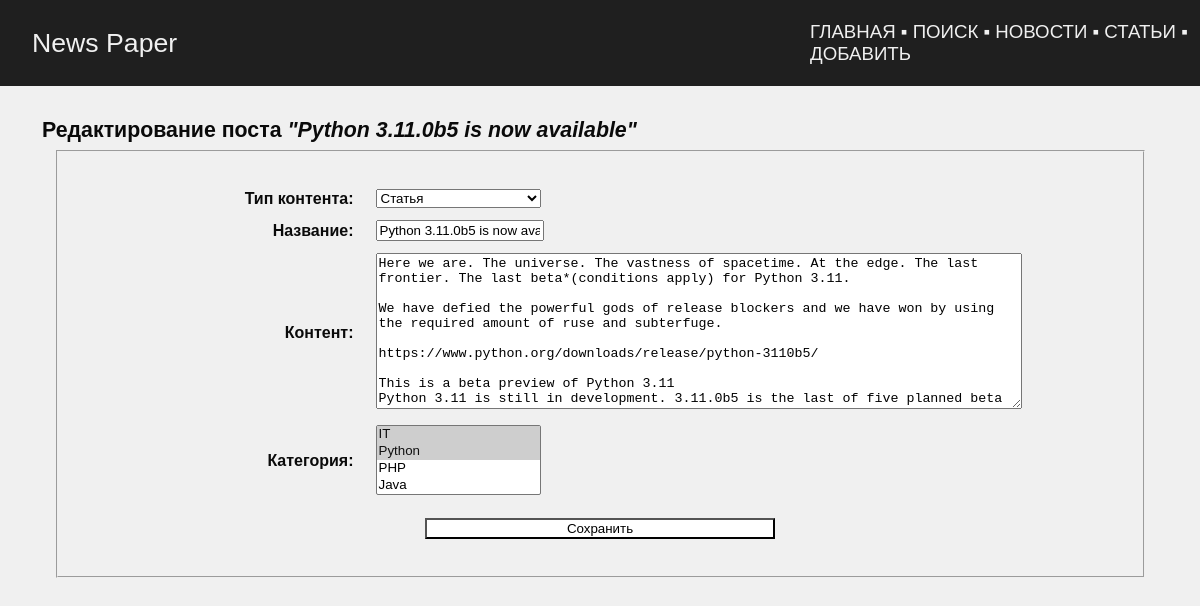
Page /edit/59/ (signed in) on the earlier database version.
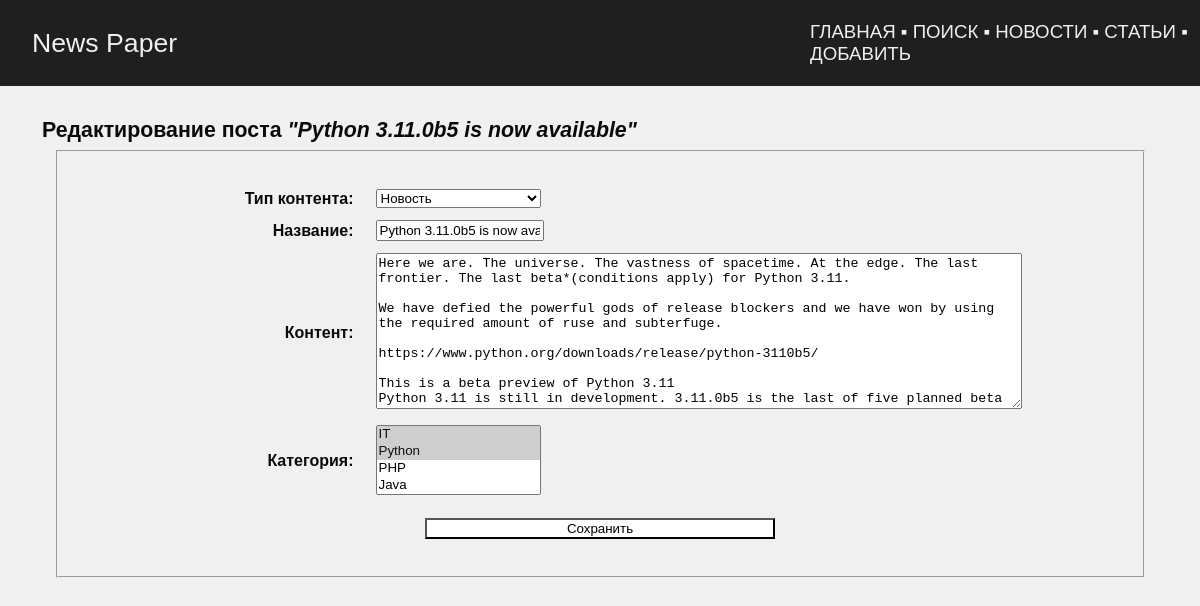
Same page on the later database version.
### news/models.py (models this page shows, shortened)
class Post(models.Model):
    author_post = models.ForeignKey(
        Author, on_delete=models.CASCADE, verbose_name='Автор',
    )
    ARTICLE = 'ART'
    NEWS = 'NWS'
    CHOICE_CAT = [
        (ARTICLE, 'Статья'),
        (NEWS, 'Новость'),
    ]
    type_cat = models.CharField(
        max_length=3, choices=CHOICE_CAT, default=ARTICLE,
        verbose_name='Тип контента',
    )
    date_pub = models.DateTimeField(
        auto_now_add=True, verbose_name='Дата публикации',
    )
    post_cat = models.ManyToManyField(
        Category, through='PostCategory', verbose_name='Категория',
    )
    name = models.CharField(
        max_length=128, verbose_name='Название',
    )
    content = models.TextField(
        verbose_name='Контент',
    )
    content_rate = models.SmallIntegerField(
        default=0,
        verbose_name='Рейтинг',
    )
    class Meta:
        verbose_name = 'Пост'
        verbose_name_plural = 'Посты'

class Category(models.Model):
    name = models.CharField(
        max_length=64, unique=True,
    )
    subscribers = models.ManyToManyField(
        User,
        through='CatSubscribers',
        blank=True,
    )
    def __str__(self):
        return self.name
    class Meta:
        verbose_name = 'Категория'
        verbose_name_plural = 'Категории'

### news/views.py (the view)
# urls.py: path('edit/<int:pk>/', PostEdit.as_view(), name='edit'),
class PostEdit(PermissionAndOwnerRequiredMixin, UpdateView):
    permission_required = (
        'news.change_post',
    )
    form_class = PostingForm
    model = Post
    context_object_name = 'edit'
    template_name = 'edit.html'

### news/form.py (shortened to what this page needs)
class PostingForm(forms.ModelForm):
    class Meta:
        model = Post
        fields = [
            'type_cat',
            'name',
            'content',
            'post_cat',
        ]

### news/permissions.py (called while the page is built)
    def has_permission(self):
        perms = self.get_permission_required()
        print(perms)
        if not self.get_object() \
                .author_post.author_user.id == self.request.user.id:
            raise PermissionDenied()
        return self.request.user.has_perms(perms)

### templates/edit.html (shortened to what this page needs)
{% extends 'default.html' %}
{% block content %}
{% if edit.id == None %}
    <table class="news">
        <tr>
            <th>
                Публикация нового поста
                <span style="font-size: smaller; color: #1f1f1f">
                    (опубликовано {{ count }} из {{ limit }})
                </span>
            </th>
        </tr>
    </table>
    <fieldset style="padding: 25px; width: 90%; margin-right: auto; margin-left: auto">
        {% if post_limit %}
        <table class="find_form">
            <form action="" method="post">
                {% csrf_token %}
                {{ form.as_table }}
            <tr>
                <td colspan="2" class="submit_form">
                    <input type="submit" value="Сохранить">
                </td>
            </tr>
            </form>
        </table>
        {% else %}
        <h3 style="color: red">
            За текущие сутки Вы исчерпали лимит публикаций!
        </h3>
        {% endif %}
    </fieldset>
{% else %}
    <table class="news">
        <tr>
            <th>Редактирование поста <i>"{{ edit.name }}"</i></th>
        </tr>
    </table>
    <fieldset style="padding: 25px; width: 90%; margin-right: auto; margin-left: auto">
        <table class="find_form">
            <form action="" method="post">
                {{ form.as_table }}
            <tr>
                <td colspan="2" class="submit_form">
                    <input type="submit" value="Сохранить">
                </td>
            </tr>
            </form>
        </table>
    </fieldset>
{% endif %}
{% endblock content %}

Differences in the rows shown:
changed Post "Python 3.11.0b5 is now available": type_cat "Статья" → "Новость"
